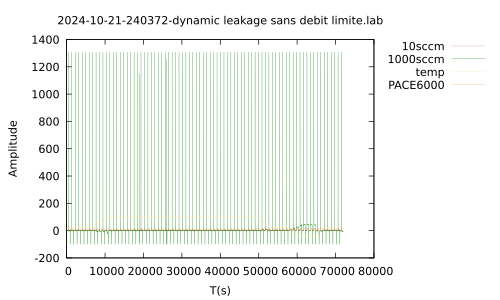

This figure's gnuplot source:
set terminal pdf
set encoding utf8
set output "2024-10-21-240372-dynamic leakage sans debit limite.pdf"
set encoding utf8
#set xrange [0.0:600.0]
#set yrange [0.0:20.0]
set key outside
set style line 1 linecolor rgb '#DB7093' linewidth 0.1
set style line 2 linecolor rgb '#008000' linewidth 0.1
set style line 3 linecolor rgb '#FFE4B5' linewidth 0.1
set style line 4 linecolor rgb '#F4A460' linewidth 0.1
set title "2024-10-21-240372-dynamic leakage sans debit limite.lab"
set xlabel "T(s)"
set ylabel "Amplitude"
plot "2024-10-21-240372-dynamic leakage sans debit limite.lab" every ::1 using 1:2 w l linestyle 1 title "10sccm", "2024-10-21-240372-dynamic leakage sans debit limite.lab" using 1:3 w l linestyle 2 title "1000sccm", "2024-10-21-240372-dynamic leakage sans debit limite.lab" using 1:4 w l linestyle 3 title "temp", "2024-10-21-240372-dynamic leakage sans debit limite.lab" using 1:5 w l linestyle 4 title "PACE6000"
